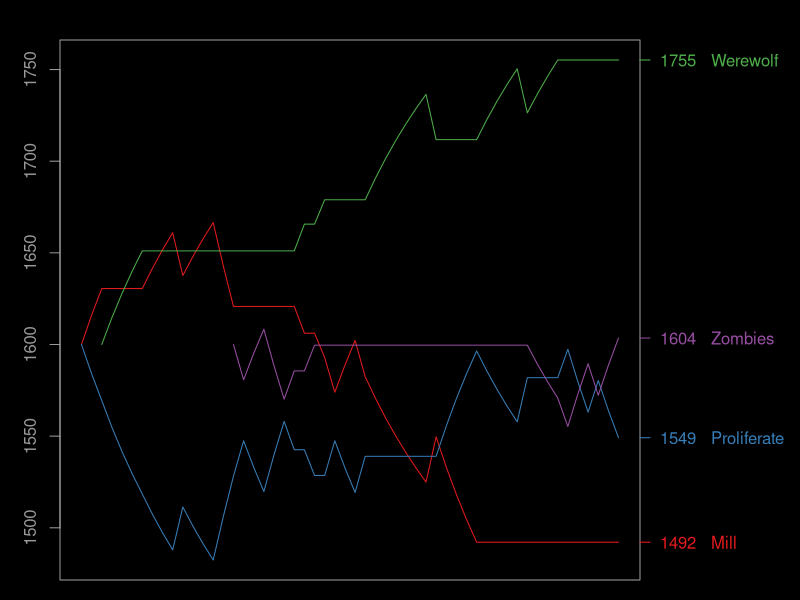

The R source for this figure:
svg(filename="mtg.svg", width=8, height=5, pointsize=10, bg="black")

par(bg = "black")
par(fg="#999999")
par(mar=c(1, 3, 2, 8))

data <- read.csv("mtg.csv", head=FALSE)

player1 = as.vector(t(data[1]))
player2 = as.vector(t(data[3]))
result = as.vector(t(data[2]))

numEntries = length(result)

players = sort(union(player1, player2))
numPlayers = length(players)

template = rep.int(1600, numEntries+1)
scores = data.frame(template)
for (name in players){
	scores[,name] <- template
}

K = 32

for (i in 2:(numEntries+1)){
	p1 = player1[i-1]
	r1 = 10 ^ (scores[i-1, p1] / 400)
	
	p2 = player2[i-1]
	r2 = 10 ^ (scores[i-1, p2] / 400)
	
	# Expected scores
	e1 = r1 / (r1 + r2)
	e2 = r2 / (r1 + r2)
	
	if (result[i-1] == "win"){
		s1 = 1
		s2 = 0
	} else {
		s1 = 0.5
		s2 = 0.5
	}
	
	for (j in i:(numEntries+1)){
		scores[j, p1] = scores[j, p1] + K * (s1 - e1)
		scores[j, p2] = scores[j, p2] + K * (s2 - e2)
	}
}

# Remove leading 1600s from new players
for (player in players){
    for (i in 1:(numEntries-1)){
        if (scores[i, player] == 1600 && scores[i+1, player] == 1600)
            scores[i,player] = NA
    }
}

lowest = 1600
highest = 1600
for (name in players) {
        tempScores = scores[name]
        tempScores[is.na(tempScores)] = 1600
        lowest = min(lowest, min(tempScores[name]))
        highest = max(highest, max(tempScores[name]))
}

plot(
	NULL,
	xlim=c(1, numEntries+1),
	ylim=c(lowest, highest),
	ylab="",
	xlab="",
	col.lab="#999999", col.main="#999999", col.axis="#999999",
	xaxt='n'
)

library("RColorBrewer")
colors = brewer.pal(max(3, length(players)), "Set1")

i = 0
for (name in players){
	i = i + 1
	lines(
		x=1:(numEntries+1),
		y=t(scores[name]),
		col=colors[i]
	)
	
	#xData = 1:(numEntries+1)
	#yData = (apply(scores[name], 1, function(x) x))
	#lo = loess(yData~xData)
	#xl <- seq(1, numEntries+1, 0.1)
	#lines(xl, predict(lo, xl), col=colors[i])
	
	currentScore = scores[numEntries+1, name]
	roundedScore = round(currentScore, 0)
	label = paste(roundedScore, " ", name)
	axis(
		4,
		at=c(currentScore),
		labels=c(label),
		col=colors[i], col.ticks=colors[i], col.axis = colors[i],
		las=2
	)
}

#legend("topleft", legend=players, fill=colors, bg="black")

smallestGap = 10000
s1 = ""
s2 = ""
for (name1 in players){
    for (name2 in players){
        if (name1 >= name2) next
        if (name1 == "Mill" & name2 == "Zombies") next
        score1 = scores[numEntries+1, name1]
        score2 = scores[numEntries+1, name2]
        diff = abs(score1 - score2)
        if (diff < smallestGap){
            smallestGap = diff
            s1 = name1
            s2 = name2
        }
    }
}

paste("Next game should be between ", s1, " and ", s2, sep="")
